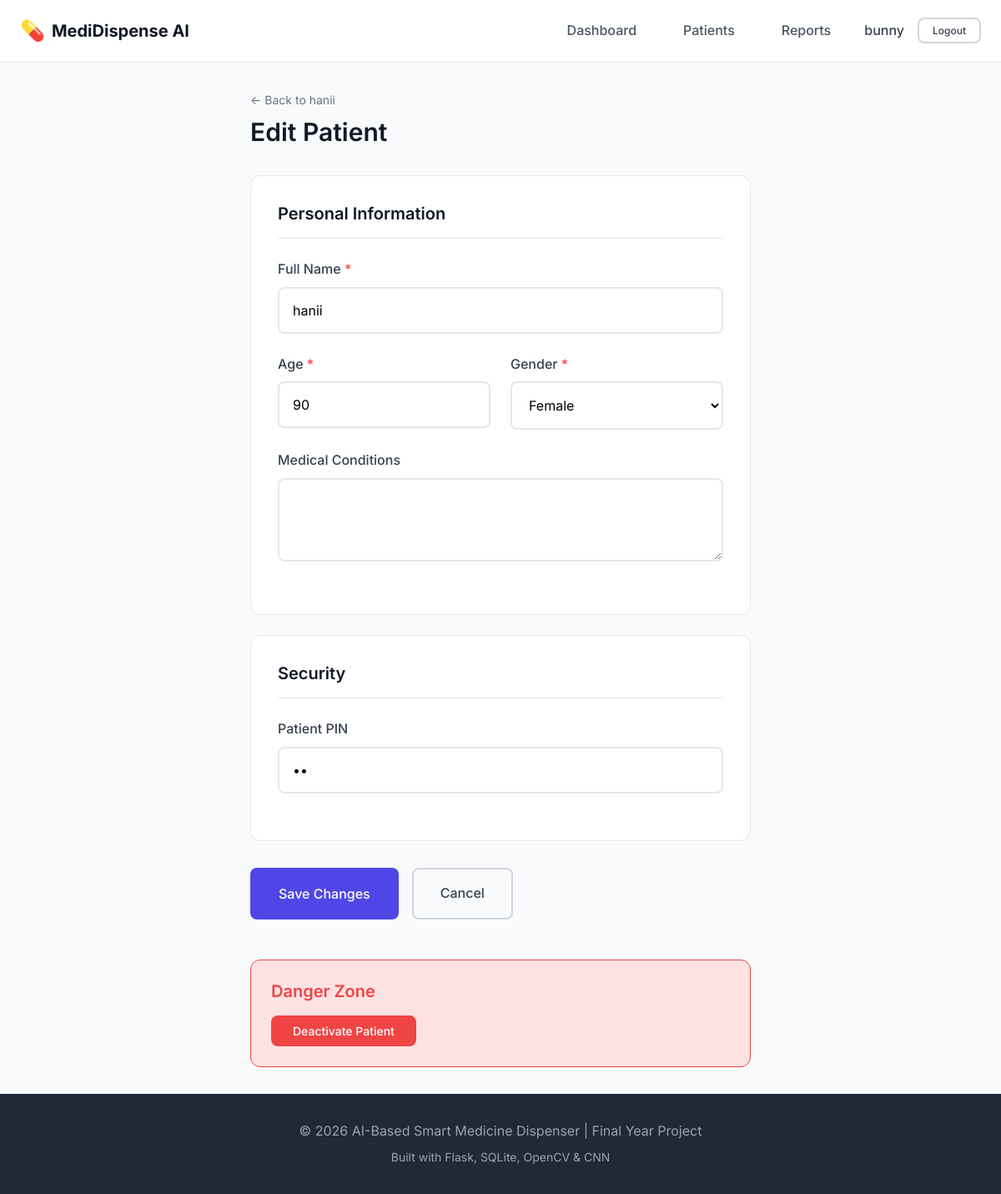
The page /caretaker/patient/1/edit (signed in) on the database its author committed.
### models/caretaker.py (models this page shows, shortened)
class Caretaker(UserMixin, db.Model):
    __tablename__ = 'caretakers'
    id = db.Column(db.Integer, primary_key=True)
    name = db.Column(db.String(100), nullable=False)
    email = db.Column(db.String(120), unique=True, nullable=False)
    password_hash = db.Column(db.String(256), nullable=False)
    phone = db.Column(db.String(20), nullable=True)
    created_at = db.Column(db.DateTime, default=datetime.utcnow)
    patients = db.relationship('Patient', backref='caretaker', lazy='dynamic')

### models/patient.py (models this page shows, shortened)
class Patient(db.Model):
    __tablename__ = 'patients'
    id = db.Column(db.Integer, primary_key=True)
    caretaker_id = db.Column(db.Integer, db.ForeignKey('caretakers.id'), nullable=False)
    name = db.Column(db.String(100), nullable=False)
    age = db.Column(db.Integer, nullable=False)
    gender = db.Column(db.String(10), nullable=False)  # Male, Female, Other
    medical_conditions = db.Column(db.Text, nullable=True)
    pin_code = db.Column(db.String(6), nullable=True)  # Simple PIN for patient login
    photo_path = db.Column(db.String(255), nullable=True)
    created_at = db.Column(db.DateTime, default=datetime.utcnow)
    is_active = db.Column(db.Boolean, default=True)
    medicines = db.relationship('Medicine', backref='patient', lazy='dynamic')
    schedules = db.relationship('Schedule', backref='patient', lazy='dynamic')
    logs = db.relationship('Log', backref='patient', lazy='dynamic')

### routes/caretaker.py (the view, shortened to what this page needs)
@caretaker_bp.route('/patient/<int:id>/edit', methods=['GET', 'POST'])
@login_required
def edit_patient(id):
    patient = Patient.query.filter_by(id=id, caretaker_id=current_user.id, is_active=True).first_or_404()
    return render_template('caretaker/edit_patient.html', patient=patient)

### templates/caretaker/edit_patient.html (shortened to what this page needs)
{% extends 'base.html' %}
{% block content %}
<div class="form-page">
    <div class="form-container">
        <div class="form-header">
            <a href="{{ url_for('caretaker.patient_detail', id=patient.id) }}" class="back-link">← Back to {{
                patient.name }}</a>
            <h1>Edit Patient</h1>
        </div>
        <form method="POST" action="{{ url_for('caretaker.edit_patient', id=patient.id) }}" class="styled-form">
            <div class="form-section">
                <h3>Personal Information</h3>
                <div class="form-group">
                    <label for="name">Full Name <span class="required">*</span></label>
                    <input type="text" id="name" name="name" required value="{{ patient.name }}" class="form-input">
                </div>
                <div class="form-row two-col">
                    <div class="form-group">
                        <label for="age">Age <span class="required">*</span></label>
                        <input type="number" id="age" name="age" required value="{{ patient.age }}" min="1" max="120"
                            class="form-input">
                    </div>
                    <div class="form-group">
                        <label for="gender">Gender <span class="required">*</span></label>
                        <select id="gender" name="gender" required class="form-input">
                            <option value="Female" {% if patient.gender=='Female' %}selected{% endif %}>Female</option>
                        </select>
                    </div>
                </div>
                <div class="form-group">
                    <label for="medical_conditions">Medical Conditions</label>
                    <textarea id="medical_conditions" name="medical_conditions" class="form-input"
                        rows="3">{{ patient.medical_conditions or '' }}</textarea>
                </div>
            </div>
            <div class="form-section">
                <h3>Security</h3>
                <div class="form-group">
                    <label for="pin_code">Patient PIN</label>
                    <input type="password" id="pin_code" name="pin_code" value="{{ patient.pin_code or '' }}"
                        maxlength="6" placeholder="Leave blank to keep current" class="form-input">
                </div>
            </div>
            <div class="form-actions">
                <button type="submit" class="btn btn-primary btn-lg">Save Changes</button>
                <a href="{{ url_for('caretaker.patient_detail', id=patient.id) }}"
                    class="btn btn-outline btn-lg">Cancel</a>
            </div>
        </form>
        <div class="danger-zone">
            <h3>Danger Zone</h3>
            <form method="POST" action="{{ url_for('caretaker.delete_patient', id=patient.id) }}"
                onsubmit="return confirm('Are you sure? This will deactivate the patient.');">
                <button type="submit" class="btn btn-danger">Deactivate Patient</button>
            </form>
        </div>
    </div>
</div>
{% endblock %}

### templates/base.html (shortened to what this page needs)
<!DOCTYPE html>
<html lang="en">
<head>
    <link rel="stylesheet" href="{{ url_for('static', filename='css/style.css') }}">
</head>
<body>
    <nav class="navbar">
        <div class="nav-container">
            <a href="{{ url_for('main.index') }}" class="nav-brand">
                <span class="nav-icon">💊</span>
                <span class="nav-title">MediDispense AI</span>
            </a>
            <div class="nav-links">
                {% if current_user.is_authenticated %}
                    <a href="{{ url_for('caretaker.dashboard') }}" class="nav-link">Dashboard</a>
                    <a href="{{ url_for('caretaker.patients') }}" class="nav-link">Patients</a>
                    <a href="{{ url_for('caretaker.reports') }}" class="nav-link">Reports</a>
                    <div class="nav-user">
                        <span class="user-name">{{ current_user.name }}</span>
                        <a href="{{ url_for('caretaker.logout') }}" class="btn btn-outline btn-sm">Logout</a>
                    </div>
                {% else %}
                    <a href="{{ url_for('patient.login') }}" class="nav-link">Patient Portal</a>
                    <a href="{{ url_for('caretaker.login') }}" class="btn btn-primary btn-sm">Caretaker Login</a>
                {% endif %}
            </div>
        </div>
    </nav>
    <main class="main-content">
        {% block content %}{% endblock %}
    </main>
    <footer class="footer">
        <div class="footer-content">
            <p>&copy; 2026 AI-Based Smart Medicine Dispenser | Final Year Project</p>
            <p class="footer-tech">Built with Flask, SQLite, OpenCV & CNN</p>
        </div>
    </footer>
</body>
</html>

### templates/caretaker/edit_patient.html (style rules this page uses)
.danger-zone { margin-top: var(--spacing-2xl); padding: var(--spacing-lg); background: var(--danger-bg); border-radius: var(--radius-lg); border: 1px solid var(--danger); }
.danger-zone h3 { color: var(--danger); margin-bottom: var(--spacing-md); }

### rows shown on the page
Caretaker: name "bunny"
Patient: name "hanii", age "90", gender "Female"
